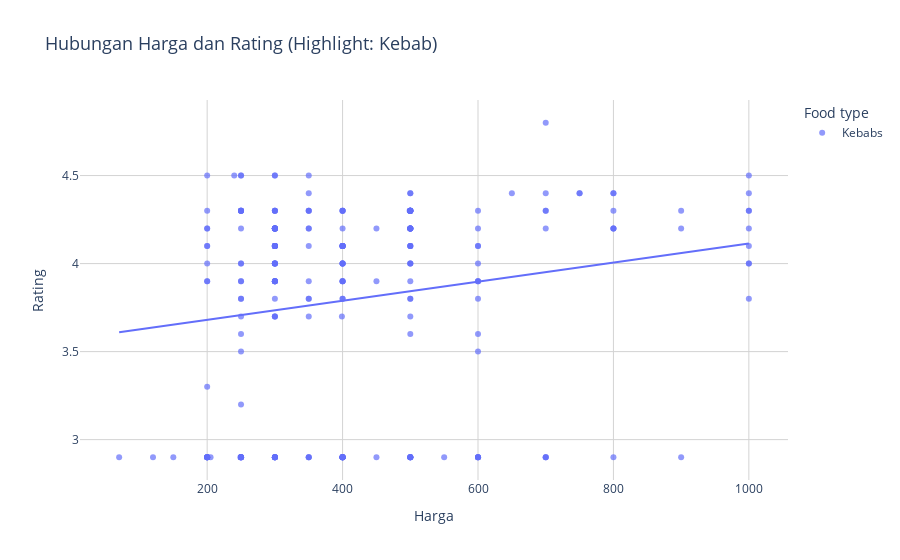

Notebook source saved alongside this figure:
### Markdown cell above
### Scatter plot untuk memvisualisasikan analisa korelasi

### Code cell
# Tambahkan kolom bantu agar semua dianggap Kebab
df_vis = df_swiggy_no_outlier[df_swiggy_no_outlier['Food type'] == 'Kebabs']

# Plot scatter chart
fig = px.scatter(
    df_vis,
    x='Price',
    y='Avg ratings',
    color='Food type',  # hanya satu kategori: Kebab
    hover_data=['City', 'Restaurant', 'Food type'],
    trendline='ols',
    title='Hubungan Harga dan Rating (Highlight: Kebab)',
    labels={
        'Price': 'Harga',
        'Avg ratings': 'Rating',
        'Food Category': 'Tipe Makanan'  # Nama di legend
    },
    opacity=0.7
)

fig.update_layout(
    title_font_size=18,
    plot_bgcolor='white',
    xaxis=dict(gridcolor='lightgray'),
    yaxis=dict(gridcolor='lightgray')
)

fig.show()
img = mpimg.imread('Harga_rating.png')
plt.figure(figsize=(18, 10))
plt.imshow(img)
plt.axis('off')  # Hide axes
plt.show()

### Figure 1 — Plotly figure (JSON) as saved in the notebook; plotly's stock layout.template omitted (floating-point values rounded to 4 significant figures; data arrays with more than 128 entries replaced by an {"elided": "..."} marker saying what was removed)
{"data": [{"customdata": {"elided": "246x3 str values"}, "hovertemplate": "Food type=%{customdata[2]}<br>Harga=%{x}<br>Rating=%{y}<br>City=%{customdata[0]}<br>Restaurant=%{customdata[1]}<extra></extra>", "legendgroup": "Kebabs", "marker": {"color": "#636efa", "opacity": 0.7, "symbol": "circle"}, "mode": "markers", "name": "Kebabs", "orientation": "v", "showlegend": true, "type": "scatter", "x": {"elided": "246 float values"}, "xaxis": "x", "y": {"elided": "246 float values"}, "yaxis": "y"}, {"hovertemplate": "<b>OLS trendline</b><br>Avg ratings = 0.000541622 * Price + 3.57269<br>R<sup>2</sup>=0.035086<br><br>Food type=Kebabs<br>Harga=%{x}<br>Rating=%{y} <b>(trend)</b><extra></extra>", "legendgroup": "Kebabs", "marker": {"color": "#636efa", "symbol": "circle"}, "mode": "lines", "name": "Kebabs", "showlegend": false, "type": "scatter", "x": {"elided": "246 float values"}, "xaxis": "x", "y": {"elided": "246 float values"}, "yaxis": "y"}], "layout": {"legend": {"title": {"text": "Food type"}, "tracegroupgap": 0}, "plot_bgcolor": "white", "title": {"font": {"size": 18}, "text": "Hubungan Harga dan Rating (Highlight: Kebab)"}, "xaxis": {"anchor": "y", "domain": [0, 1], "gridcolor": "lightgray", "title": {"text": "Harga"}}, "yaxis": {"anchor": "x", "domain": [0, 1], "gridcolor": "lightgray", "title": {"text": "Rating"}}}}
